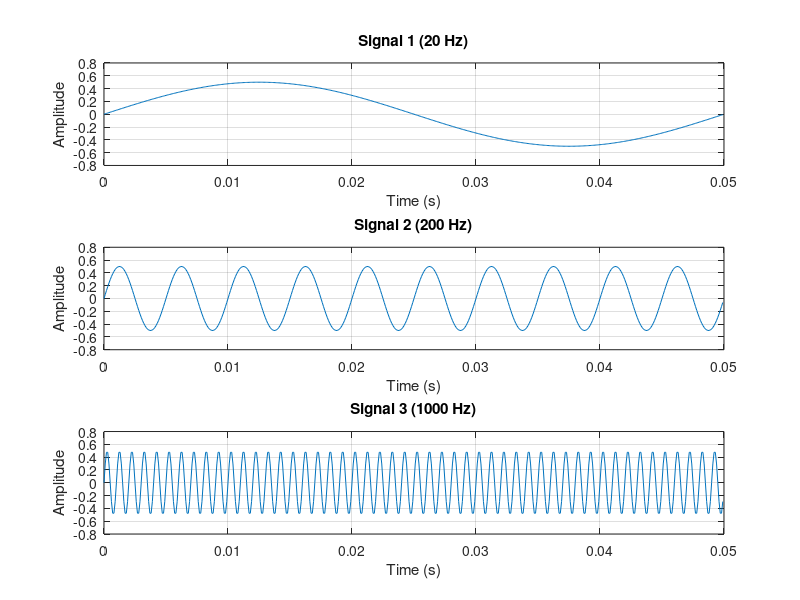

Write MATLAB code to recreate this figure. (Note: this script raises an error after producing the figure.)
% Signal 1: 20 Hz
Amp = 0.5;  % Amplitude
f1 = 20;    % Frequency in Hz
fs = 10000; % Sampling frequency in Hz
t = 0:1/fs:1-(1/fs); % Time vector for 1 second
sig1 = Amp * sin(2 * pi * f1 * t); % Generate signal

% Signal 2: 200 Hz
f2 = 200; % Frequency in Hz
sig2 = Amp * sin(2 * pi * f2 * t); % Generate signal

% Signal 3: 1000 Hz
f3 = 1000; % Frequency in Hz
sig3 = Amp * sin(2 * pi * f3 * t); % Generate signal

% Plot all three signals in one figure
figure;
subplot(3, 1, 1);
plot(t(1:500), sig1(1:500)); % Plot first 500 points
title('Signal 1 (20 Hz)');
xlabel('Time (s)');
ylabel('Amplitude');
grid on;

subplot(3, 1, 2);
plot(t(1:500), sig2(1:500)); % Plot first 500 points
title('Signal 2 (200 Hz)');
xlabel('Time (s)');
ylabel('Amplitude');
grid on;

subplot(3, 1, 3);
plot(t(1:500), sig3(1:500)); % Plot first 500 points
title('Signal 3 (1000 Hz)');
xlabel('Time (s)');
ylabel('Amplitude');
grid on;

sgtitle('Periodic Signals with Different Frequencies');